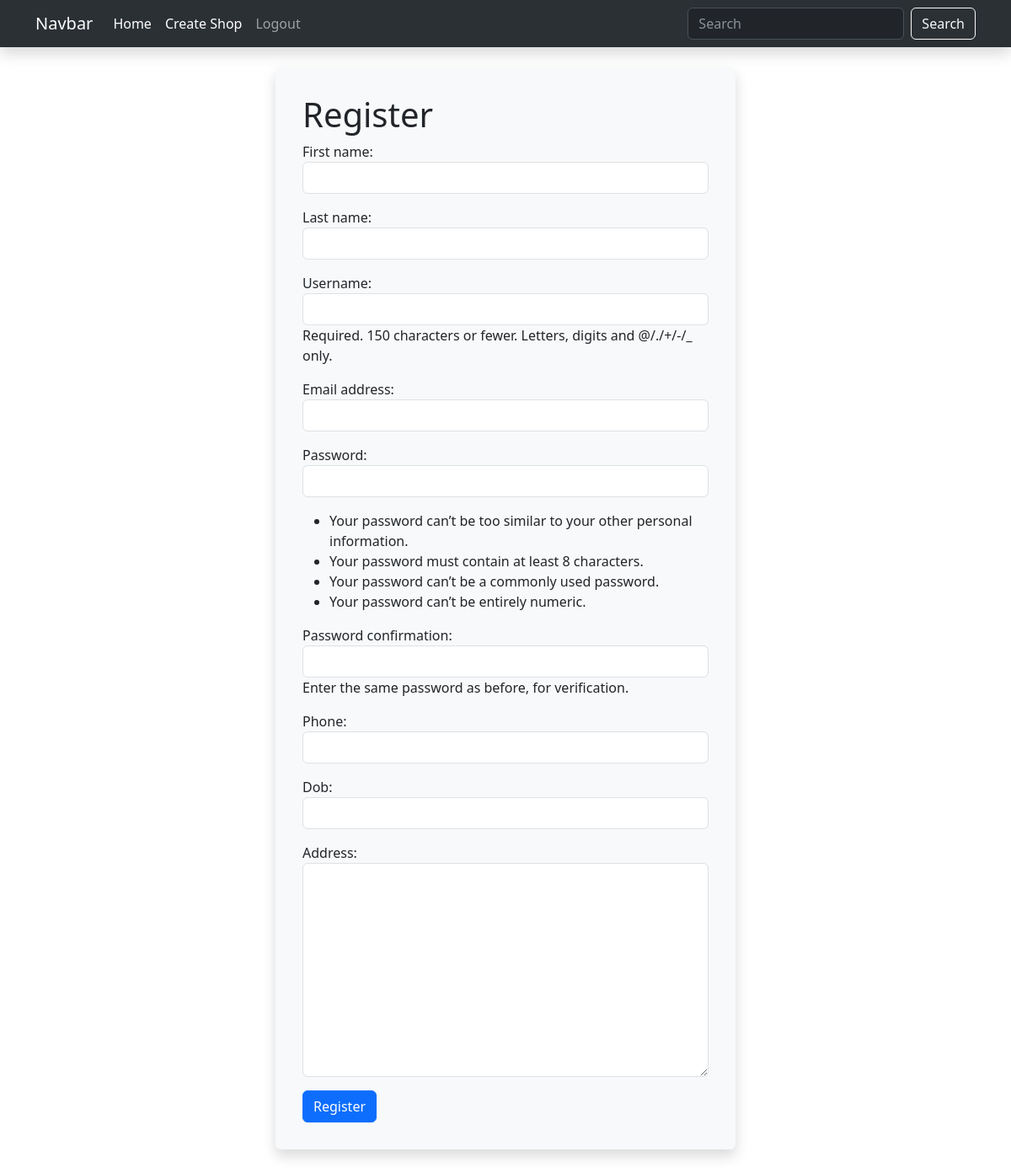
/member/register (signed in), run on an earlier commit of the app's database.
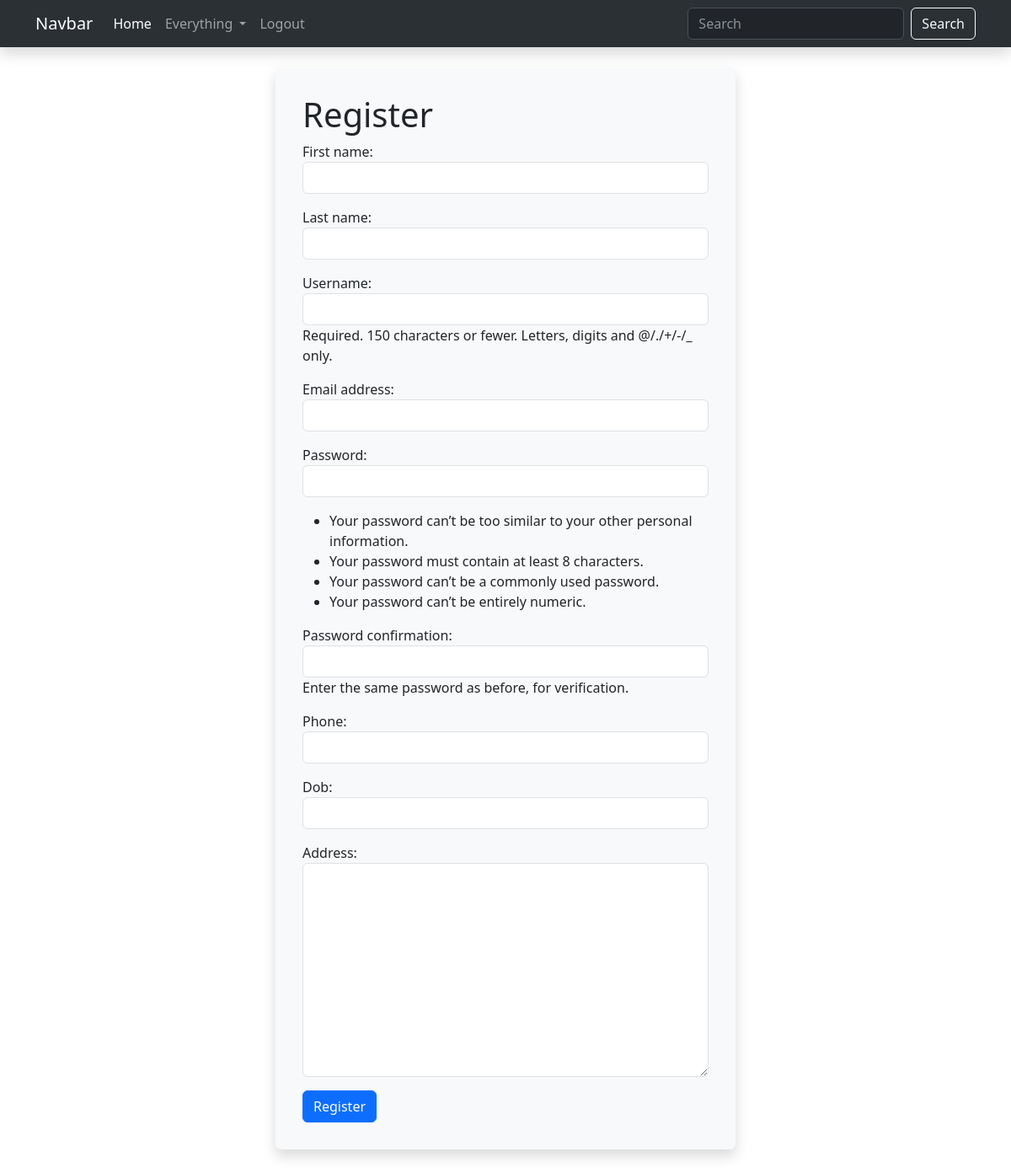
And on a later commit of the database.
### member/models.py (models this page shows, shortened)
class Member(AbstractUser):
    phone = models.CharField(max_length = 50, )
    dob = models.DateField(null=True)
    address = models.TextField(null=True)
    is_seller = models.BooleanField(default = False)

### store/models.py (models this page shows, shortened)
class Shop(models.Model):
    title = models.CharField(max_length = 255)
    description = models.TextField()
    owner = models.OneToOneField(Member, on_delete = models.CASCADE)

### member/views.py (the view)
# urls.py: path('register', views.register_member, name = 'register')
def register_member(request):
    if request.method == 'POST':
        form = RegisterForm(request.POST)
        if form.is_valid():
            form.save()
            username = form.cleaned_data['username']
            password = form.cleaned_data['password1']
            user = authenticate(username=username, password=password)
            login(request, user)
            messages.success(request, f'You are now logged in as {request.user.username}')
            return redirect('home')
        else:
            print(form.error_messages)
    else:
        form = RegisterForm()
    return render(request, 'member/register.html', {'form': form})

### member/forms.py
class RegisterForm(UserCreationForm):
    class Meta:
        model = Member
        fields = ('first_name', 'last_name', 'username', 'email', 'password1', 'password2', 'phone', 'dob', 'address')
    def __init__(self, *args, **kwargs) -> None:
        super(RegisterForm, self).__init__(*args, **kwargs)
        class_attr = 'form-control'
        self.fields['first_name'].widget.attrs['class'] = class_attr
        self.fields['last_name'].widget.attrs['class'] = class_attr
        self.fields['username'].widget.attrs['class'] = class_attr
        self.fields['email'].widget.attrs['class'] = class_attr
        self.fields['password1'].widget.attrs['class'] = class_attr
        self.fields['password2'].widget.attrs['class'] = class_attr
        self.fields['phone'].widget.attrs['class'] = class_attr
        self.fields['dob'].widget.attrs['class'] = class_attr
        self.fields['address'].widget.attrs['class'] = class_attr

### member/templates/member/register.html (shortened to what this page needs)
{% extends 'store/base.html' %}
{% block content %}
    <div class="container my-4 ">
        <div class="row justify-content-center ">
            <div class="col-md-6">
                <div class="card bg-light text-dark rounded shadow p-3 mb-5 bg-body-tertiary rounded border-0">
                    <div class="card-body">
                        <h1 class="card-title">Register</h1>
                        <form method="POST">
                            {{ form.as_p }}
                            <button type="submit" class="btn btn-primary">Register</button>
                        </form>
                    </div>
                </div>
            </div>
        </div>
    </div>
{% endblock %}

### store/templates/store/base.html (shortened to what this page needs)
<!doctype html>
<html lang="en">
  <head>
    <link href="https://cdn.jsdelivr.net/npm/bootstrap@5.3.0-alpha2/dist/css/bootstrap.min.css" rel="stylesheet">
  </head>
  <body>
    <nav class="navbar navbar-expand-lg bg-body-tertiary bg-dark sticky-top shadow" data-bs-theme="dark">
        <div class="container">
          <a class="navbar-brand" href="#">Navbar</a>
          <div class="collapse navbar-collapse" id="navbarSupportedContent">
            <ul class="navbar-nav me-auto mb-2 mb-lg-0">
              <li class="nav-item">
                <a class="nav-link active" aria-current="page" href="{% url 'home' %}">Home</a>
              </li>
              {% if user.is_authenticated and user.is_seller %}
                <li class="nav-item dropdown">
                    <a class="nav-link dropdown-toggle" href="#" role="button" data-bs-toggle="dropdown" aria-expanded="false">
                        {{ user.shop.title }}
                    </a>
                </li>
              {% endif %}
              {% if user.is_authenticated and user.is_seller == False %}
                <li class="nav-item">
                    <a class="nav-link active" aria-current="page" href="{% url 'create_shop' %}">Create Shop</a>
                </li>
              {% endif %}
              <li class="nav-item">
                {% if user.is_authenticated %}
                    <a class="nav-link" data-bs-toggle="modal" data-bs-target="#logoutModal" href="#">Logout</a>
                {% else %}
                <a class="nav-link" href="{% url 'login' %}">Login</a>
                {% endif %}
              </li>
            </ul>
            <form class="d-flex" role="search">
              <input class="form-control me-2" type="search" placeholder="Search" aria-label="Search">
              <button class="btn btn-outline-light" type="submit">Search</button>
            </form>
          </div>
        </div>
    </nav>
    {% block content %}
    {% endblock content %}
  </body>
</html>

What changed in the data, as far as the page shows it:
now on this page (row edited): Member: shop "Everything"
changed Member: is_seller False → True (drawn)
Also different on the page:
text no longer shown: "Create Shop"
